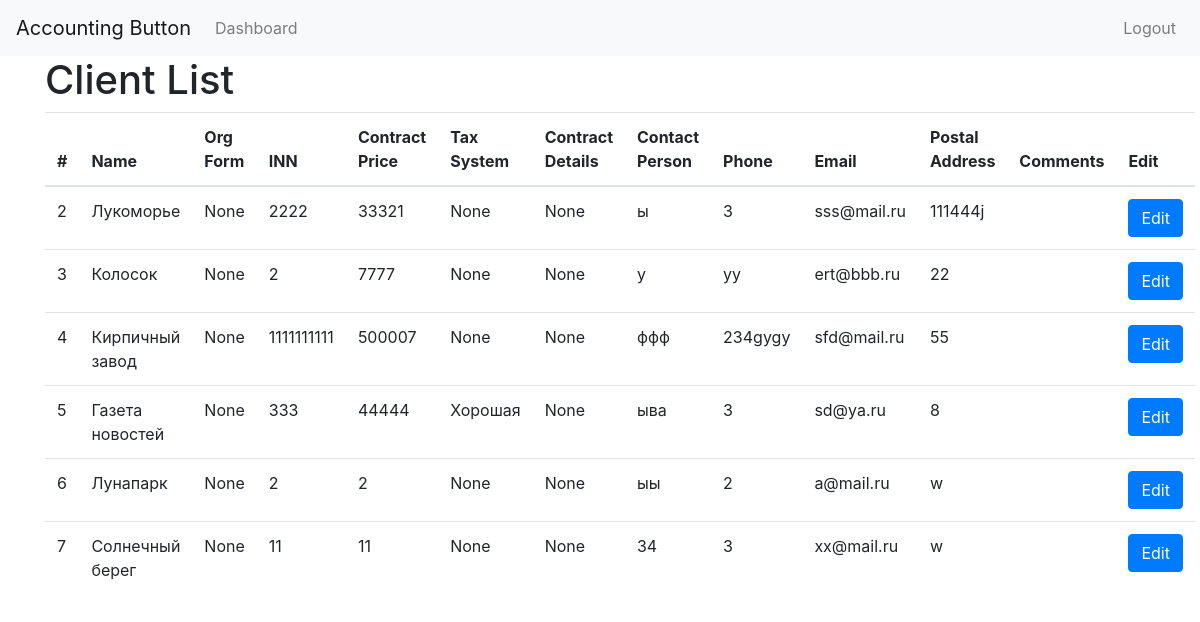
The page /clients/ (signed in) on the database its author committed.
### Accounting_button/models.py (models this page shows, shortened)
class Client(models.Model):
    name = models.CharField(max_length=255, verbose_name="Наименование", blank=False, null=False)
    org_form = models.CharField(max_length=255, verbose_name="Организационная форма", blank=True, null=True)
    inn = models.CharField(max_length=12, verbose_name="ИНН", blank=False, null=False)
    contract_price = models.IntegerField(verbose_name="Цена договора", blank=False, null=False)
    tax_system = models.CharField(max_length=255, verbose_name="Система налогообложения", blank=True, null=True)
    contract_details = models.CharField(max_length=255, verbose_name="Дата и номер договора", blank=True, null=True)
    contact_person = models.CharField(max_length=255, verbose_name="Контактное лицо", blank=False, null=False)
    phone = models.CharField(max_length=20, verbose_name="Телефон", blank=False, null=False)
    email = models.EmailField(verbose_name="Электронная почта", blank=False, null=False)
    postal_address = models.CharField(max_length=255, verbose_name="Почтовый адрес", blank=False, null=False)
    comments = models.TextField(verbose_name="Комментарии", blank=True, null=True)

### Accounting_button/views.py (the view)
# urls.py: path('clients/', views.client_list, name='client_list'),
@login_required
def client_list(request):
    clients = Client.objects.all()
    total_clients = clients.count()  # Считаем общее количество клиентов
    return render(request, 'Accounting_button/client_list.html', {
        'clients': clients,
        'total_clients': total_clients  # Передаем общее количество клиентов в контекст
    })

### Accounting_button/templates/Accounting_button/client_list.html (shortened to what this page needs)
{% extends "Accounting_button/base.html" %}
{% block content %}
<h1>Client List</h1>
<table class="table">
    <thead>
        <tr>
            <th>#</th>
            <th>Name</th>
            <th>Org Form</th>
            <th>INN</th>
            <th>Contract Price</th>
            <th>Tax System</th>
            <th>Contract Details</th>
            <th>Contact Person</th>
            <th>Phone</th>
            <th>Email</th>
            <th>Postal Address</th>
            <th>Comments</th>
            <th>Edit</th>
        </tr>
    </thead>
    <tbody>
        {% for client in clients %}
        <tr>
            <td>{{ client.id }}</td>
            <td>{{ client.name }}</td>
            <td>{{ client.org_form }}</td>
            <td>{{ client.inn }}</td>
            <td>{{ client.contract_price }}</td>
            <td>{{ client.tax_system }}</td>
            <td>{{ client.contract_details }}</td>
            <td>{{ client.contact_person }}</td>
            <td>{{ client.phone }}</td>
            <td>{{ client.email }}</td>
            <td>{{ client.postal_address }}</td>
            <td>{{ client.comments }}</td>
            <td><a href="{% url 'client_edit' client.id %}" class="btn btn-primary">Edit</a></td>
        </tr>
        {% endfor %}
    </tbody>
</table>
{% endblock %}

### rows shown on the page
Client: id "2", name "Лукоморье", org_form "None", inn "2222", contract_price "33321", tax_system "None", contract_details "None", contact_person "ы", phone "3", email "sss@mail.ru", postal_address "111444j"
Client: id "3", name "Колосок", org_form "None", inn "2", contract_price "7777", tax_system "None", contract_details "None", contact_person "у", phone "уу", email "ert@bbb.ru", postal_address "22"
Client: id "4", name "Кирпичный завод", org_form "None", inn "1111111111", contract_price "500007", tax_system "None", contract_details "None", contact_person "ффф", phone "234gygy", email "sfd@mail.ru", postal_address "55"
Client: id "5", name "Газета новостей", org_form "None", inn "333", contract_price "44444", tax_system "Хорошая", contract_details "None", contact_person "ыва", phone "3", email "sd@ya.ru", postal_address "8"
Client: id "6", name "Лунапарк", org_form "None", inn "2", contract_price "2", tax_system "None", contract_details "None", contact_person "ыы", phone "2", email "a@mail.ru", postal_address "w"
Client: id "7", name "Солнечный берег", org_form "None", inn "11", contract_price "11", tax_system "None", contract_details "None", contact_person "34", phone "3", email "xx@mail.ru", postal_address "w"
